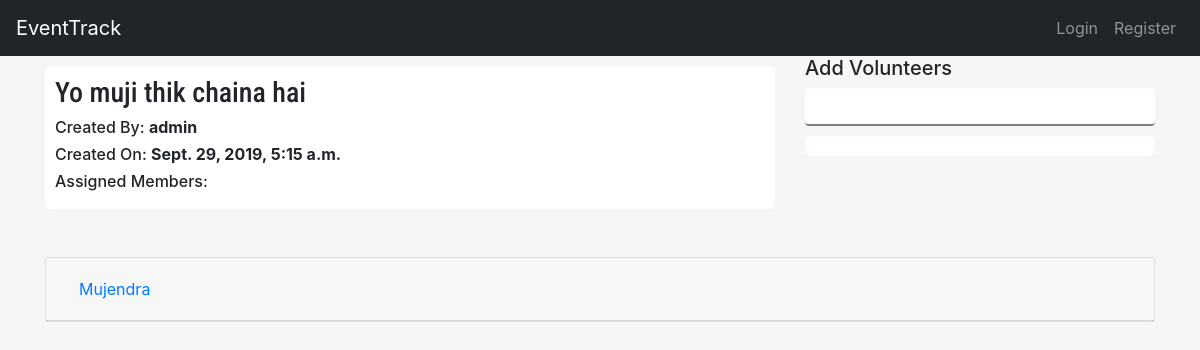
Screenshot of /events/details/yo-muji-thik-chaina-hai with the database file from the repository.
### main/models.py (models this page shows, shortened)
class Event(models.Model):
    event_name = models.CharField(max_length=250)
    created_by = models.ForeignKey(User, related_name="created_by",on_delete=models.CASCADE)
    created_on = models.DateTimeField(auto_now_add= True)
    volunteers = models.ManyToManyField(User, related_name="volunteers")
    closed     = models.BooleanField(default=False)
    hits       = models.IntegerField(default=0, blank=True, null=True)
    image      = models.ImageField(default=None, blank=True, null=True)
    slug       = models.SlugField(unique=True, max_length=1000)

class Task(models.Model):
    event = models.ForeignKey(Event, on_delete=models.CASCADE)
    title = models.CharField(max_length=500)
    created_by = models.ForeignKey(User, related_name="created_by_user",on_delete=models.CASCADE)
    created_on = models.DateTimeField(auto_now_add=True)
    completed = models.BooleanField(default=False)

### main/views.py (the view, shortened to what this page needs)
# urls.py: path('events/details/<slug:slug>', views.details, name="details"),
def details(request, slug, task_id=None):
    volunteers = request.GET.get("volunteers")
    users = []
    if volunteers:
        users = User.objects.filter(username__icontains=volunteers)
        print(users)
    event = Event.objects.get(slug=slug)
    tasks = Task.objects.filter(event=event)
    tsks = []
    for t in tasks:
        tsks.append(t)
    taskcomms = []
    taskcomments = TaskComment.objects.all().order_by('-posted_on')
    for tl in taskcomments:
        if tl.task in tsks:
            print(True)
            taskcomms.append(tl)
    context = {
        "event": event,
        "tasks": tasks,
        "taskcomments": taskcomments,
        "users": users
    }
    return render(request, 'main/details.html', context)

### main/templates/main/details.html (shortened to what this page needs)
{% extends 'main/base.html' %}
{% block content %}
<div class="container">
<div class="row">
    <div class="col-md-8">
    <div class="myCard">
        <h3 id="gFont">{{ event.event_name }}</h3>
        <h6>Created By: <strong> {{ event.created_by }}</strong></h6>
        <h6>Created On: <strong> {{ event.created_on }}</strong></h6>
        <h6>Assigned Members: {% for volunteer in event.volunteers.all %} <span class="badge badge-primary">{{ volunteer.username }}</span> {% endfor %}</h6>
    </div>
</div>
<div class="col-md-4">
    <h5>Add Volunteers</h5>
    <form action="" method="GET">
    <input type="text" name="volunteers" class="form-control">
</form>
<div class="myCard">
</div>
</div>
</div>
</div>
<br><br>
<div class="container">
    <div class="tasks">
            <div id="accordion">
                    <div class="card">
                    {% if not tasks %}
                        <h5 class="text-center"><i>No Tasks assigned yet.</i></h5>
                    {% else %}
                    {% for task in tasks %}
                      <div class="card-header" id="headingOne">
                        <h5 class="mb-0">
                          <button class="btn btn-link" data-toggle="collapse" data-target="#{{ task.id }}" aria-expanded="true" aria-controls="collapseOne">
                            {{ task.title }}
                          </button>
                        </h5>
                      </div>
                    {% endfor %}
                </div>
                    {% endif %}
                      </div>
                      </div>
    </div>
{% endblock %}

### main/static/css/main.css (style rules this page uses)
body { background-color: #f7f5f5; }
.myCard { background: white; padding: 10px; border-radius:6px; margin-top: 10px; }
#gFont { font-family: 'Roboto Condensed', sans-serif; }
input[type=text] { border: none; border-bottom: 2px solid grey; }

### rows the page displays
Event: event_name "Yo muji thik chaina hai", created_by "admin", created_on "Sept. 29, 2019, 5:15 a.m."
Task: title "Mujendra"
